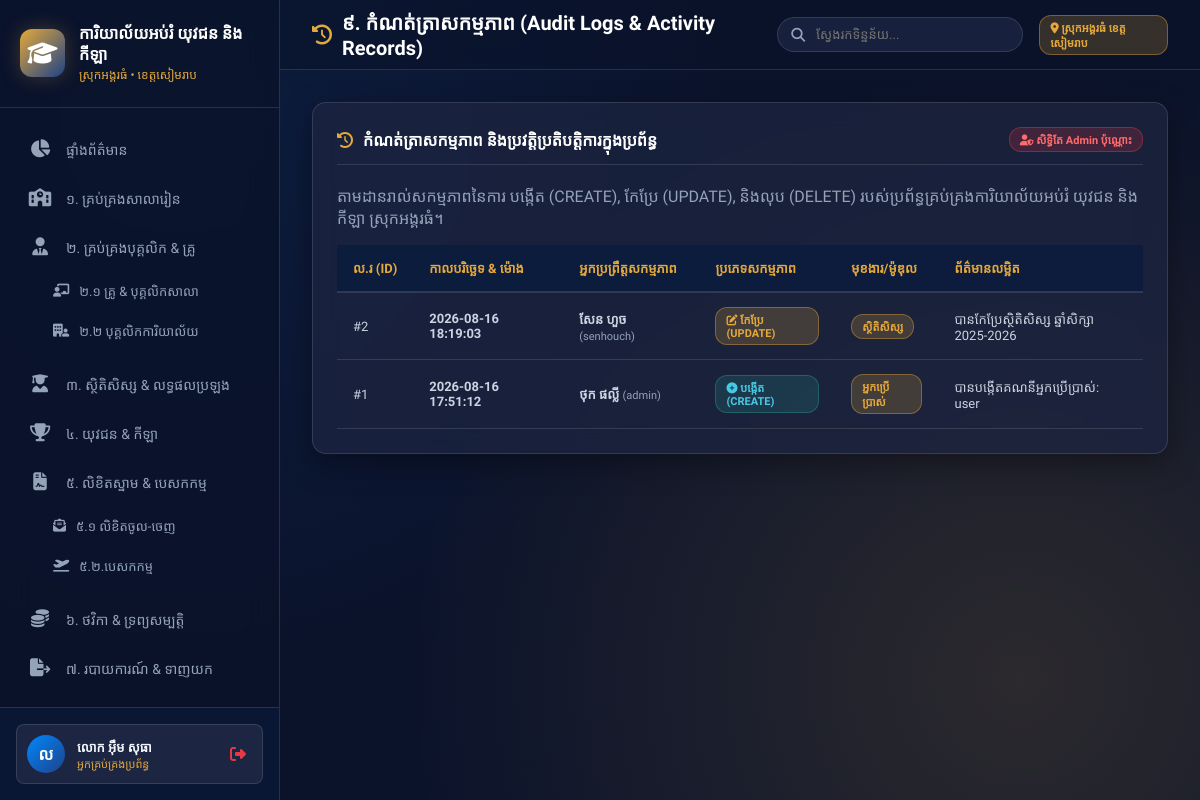
Screenshot of /logs (signed in) with the database file from the repository.
### tables this page shows
CREATE TABLE audit_logs (
            id INTEGER PRIMARY KEY AUTOINCREMENT,
            user_id INTEGER,
            username TEXT NOT NULL,
            user_name TEXT NOT NULL,
            action_type TEXT CHECK(action_type IN ('CREATE', 'UPDATE', 'DELETE', 'LOGIN', 'LOGOUT')) NOT NULL,
            module TEXT NOT NULL,
            details TEXT NOT NULL,
            timestamp TIMESTAMP DEFAULT CURRENT_TIMESTAMP
        );

### app.py (the view)
@app.route('/logs')
@login_required
@role_required('admin')
def logs():
    conn = get_db_connection()
    logs_list = conn.execute('SELECT * FROM audit_logs ORDER BY id DESC LIMIT 500').fetchall()
    conn.close()
    return render_template('logs.html', active_page='logs', logs_list=logs_list)

### app.py (called while the page is built)
def login_required(f):
    @wraps(f)
    def decorated_function(*args, **kwargs):
        if 'user_id' not in session:
            flash('សូមចូលប្រើប្រាស់ប្រព័ន្ធជាមុនសិន!', 'danger')
            return redirect(url_for('login'))
        return f(*args, **kwargs)
    return decorated_function

def role_required(*roles):
    def decorator(f):
        @wraps(f)
        def decorated_function(*args, **kwargs):
            if 'role' not in session or session['role'] not in roles:
                flash('លោកអ្នកគ្មានសិទ្ធិចូលប្រើប្រាស់មុខងារនេះទេ!', 'danger')
                return redirect(url_for('dashboard'))
            return f(*args, **kwargs)
        return decorated_function
    return decorator

### database.py (called while the page is built)
def dict_factory(cursor, row):
    return DictRow((col[0], row[idx]) for idx, col in enumerate(cursor.description))

def get_db_connection():
    conn = sqlite3.connect(DB_FILE)
    conn.row_factory = dict_factory
    return conn

    def __getitem__(self, item):
        if isinstance(item, int):
            return list(self.values())[item]
        return super().__getitem__(item)

### templates/logs.html
{% extends 'base.html' %}
{% block header_title %}
<i class="fa-solid fa-clock-rotate-left" style="color: var(--accent-gold);"></i> ៩. កំណត់ត្រាសកម្មភាព (Audit Logs & Activity Records)
{% endblock %}
{% block content %}
<div class="panel">
    <div class="panel-header">
        <div class="panel-title">
            <i class="fa-solid fa-clock-rotate-left"></i> កំណត់ត្រាសកម្មភាព និងប្រវត្តិប្រតិបត្តិការក្នុងប្រព័ន្ធ
        </div>
        <span class="badge badge-danger"><i class="fa-solid fa-user-shield"></i> សិទ្ធិតែ Admin ប៉ុណ្ណោះ</span>
    </div>
    <p style="color: var(--text-muted); margin-bottom: 16px;">តាមដានរាល់សកម្មភាពនៃការ បង្កើត (CREATE), កែប្រែ (UPDATE), និងលុប (DELETE) របស់ប្រព័ន្ធគ្រប់គ្រងការិយាល័យអប់រំ យុវជន និងកីឡា ស្រុកអង្គរធំ។</p>
    <div class="table-responsive">
        <table class="custom-table">
            <thead>
                <tr>
                    <th>ល.រ (ID)</th>
                    <th>កាលបរិច្ឆេទ & ម៉ោង</th>
                    <th>អ្នកប្រព្រឹត្តសកម្មភាព</th>
                    <th>ប្រភេទសកម្មភាព</th>
                    <th>មុខងារ/ម៉ូឌុល</th>
                    <th>ព័ត៌មានលម្អិត</th>
                </tr>
            </thead>
            <tbody>
                {% for l in logs_list %}
                <tr>
                    <td>#{{ l.id }}</td>
                    <td><strong>{{ l.timestamp }}</strong></td>
                    <td><strong>{{ l.user_name }}</strong> <span style="color: var(--text-muted); font-size: 0.85em;">({{ l.username }})</span></td>
                    <td>
                        {% if l.action_type == 'CREATE' %}
                        <span class="badge badge-success"><i class="fa-solid fa-plus-circle"></i> បង្កើត (CREATE)</span>
                        {% elif l.action_type == 'UPDATE' %}
                        <span class="badge badge-gold"><i class="fa-solid fa-pen-to-square"></i> កែប្រែ (UPDATE)</span>
                        {% elif l.action_type == 'DELETE' %}
                        <span class="badge badge-danger"><i class="fa-solid fa-trash"></i> លុប (DELETE)</span>
                        {% else %}
                        <span class="badge badge-primary"><i class="fa-solid fa-right-to-bracket"></i> ចូលប្រព័ន្ធ (LOGIN)</span>
                        {% endif %}
                    </td>
                    <td><span class="badge badge-gold">{{ l.module }}</span></td>
                    <td>{{ l.details }}</td>
                </tr>
                {% else %}
                <tr>
                    <td colspan="6" style="text-align: center; color: var(--text-muted);">ពុំទាន់មានកំណត់ត្រាសកម្មភាពនៅឡើយទេ</td>
                </tr>
                {% endfor %}
            </tbody>
        </table>
    </div>
</div>
{% endblock %}

### static/css/style.css (style rules this page uses)
:root { --primary-color: #0f2b5c; --primary-light: #1e4287; --primary-dark: #0a1c3d; --accent-gold: #e5a93b; --accent-gold-hover: #f3b952; --accent-blue: #0088ff; --accent-teal: #00c9a7; --accent-danger: #e63946; --accent-warning: #f77f00; --accent-success: #2a9d8f; --bg-dark: #0b132b; --bg-surface: #1c2541; --bg-card: rgba(28, 37, 65, 0.75); --bg-card-hover: rgba(40, 52, 90, 0.85); --text-main: #f1f5f9; --text-muted: #94a3b8; --text-light: #cbd5e1; --border-color: rgba(255, 255, 255, 0.12); --border-glow: rgba(229, 169, 59, 0.3); --shadow-soft: 0 10px 30px rgba(0, 0, 0, 0.35); --shadow-glow: 0 0 20px rgba(229, 169, 59, 0.25); --radius-sm: 8px; --radius-md: 14px; --radius-lg: 20px; --transition-fast: all 0.25s cubic-bezier(0.4, 0, 0.2, 1); }
* { margin: 0; padding: 0; box-sizing: border-box; }
body { font-family: 'Kantumruy Pro', 'Outfit', -apple-system, BlinkMacSystemFont, sans-serif; background-color: var(--bg-dark); background-image: radial-gradient(circle at 15% 15%, rgba(15, 43, 92, 0.4) 0%, transparent 45%), radial-gradient(circle at 85% 85%, rgba(229, 169, 59, 0.15) 0%, transparent 50%); background-attachment: fixed; color: var(--text-main); min-height: 100vh; display: flex; overflow-x: hidden; }
.panel { background: var(--bg-card); backdrop-filter: blur(14px); border: 1px solid var(--border-color); border-radius: var(--radius-md); padding: 24px; margin-bottom: 28px; box-shadow: var(--shadow-soft); }
.panel-header { display: flex; align-items: center; justify-content: space-between; margin-bottom: 20px; padding-bottom: 12px; border-bottom: 1px solid var(--border-color); }
.panel-title { font-size: 16px; font-weight: 700; color: #fff; display: flex; align-items: center; gap: 10px; }
.panel-title i { color: var(--accent-gold); }
.table-responsive { width: 100%; overflow-x: auto; }
.custom-table { width: 100%; border-collapse: collapse; text-align: left; font-size: 13px; }
.custom-table th { background: rgba(10, 28, 61, 0.8); color: var(--accent-gold); font-weight: 600; padding: 14px 16px; border-bottom: 2px solid var(--border-color); white-space: nowrap; }
.custom-table td { padding: 14px 16px; border-bottom: 1px solid var(--border-color); color: var(--text-light); vertical-align: middle; }
.custom-table tbody tr { transition: var(--transition-fast); }
.badge { padding: 4px 10px; border-radius: 12px; font-size: 11px; font-weight: 600; display: inline-block; }
.badge-gold { background: rgba(229, 169, 59, 0.2); color: var(--accent-gold); border: 1px solid rgba(229, 169, 59, 0.4); }
.badge-success { background: rgba(42, 157, 143, 0.2); color: #48cae4; border: 1px solid rgba(42, 157, 143, 0.4); }
.badge-danger { background: rgba(230, 57, 70, 0.2); color: #ff6b6b; border: 1px solid rgba(230, 57, 70, 0.4); }

### rows the page displays
audit_logs: id "2", timestamp "2026-08-16 18:19:03", user_name "សែន ហួច", username "senhouch", action_type "UPDATE" (drawn), module "ស្ថិតិសិស្ស", details "បានកែប្រែស្ថិតិសិស្ស ឆ្នាំសិក្សា 2025-2026"
audit_logs: id "1", timestamp "2026-08-16 17:51:12", user_name "ថុក ផល្លី", username "admin", action_type "CREATE" (drawn), module "អ្នកប្រើប្រាស់", details "បានបង្កើតគណនីអ្នកប្រើប្រាស់: user"

### other values shown
{{ session.get('user_name', 'U')[0] }} "ល"
{{ session.get('user_name', 'អ្នកប្រើប្រាស់') }} "លោក អ៊ឹម សុធា"
